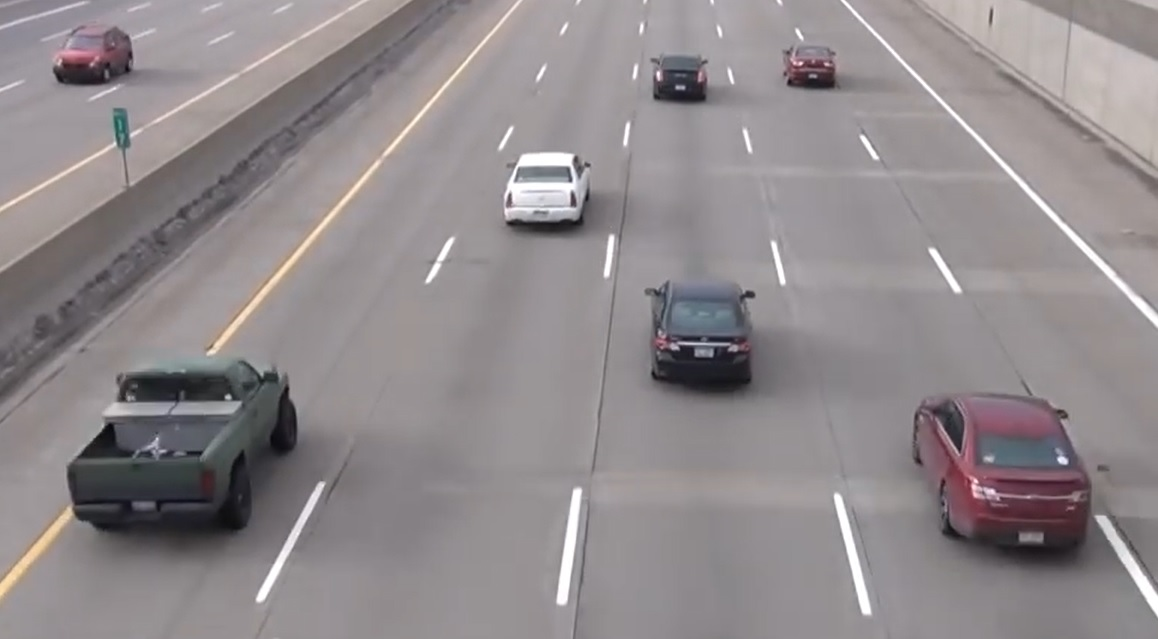
#> input picture Lisans Projeleri/2018-2019/AKILLI SEHIRLER ICIN GORUNTU ISLEME TABANLI ARAC SINIFLANDIRMA VE TAKIP.rar/Modellerin Kurulumu ve Kullanımı/test_images/image1.jpg, 1158 x 639 px, given in place of cars.mp4, which was not available
$ python araba_sayma_field1.py   (older library calls are emulated)
#> lines starting #> are read from the running program, lines starting #| are printed output that depends on the picture; pictures that were not available may be replaced by others from this repository, and a replacement may not be noted
import cv2
import numpy as np
import http.client
import urllib
import time
import os,sys

from PIL import Image
from PIL import ImageDraw
from PIL import ImageFont


offset = 14

merkez_nokta = []
sayi = 0
sayi1 = 0
sayi2 = 0
sayi3 = 0
key = 'OG8IK5UPMG36XOSY'


veri = open("veri.txt", "w")


def veri_gonder(sayi,sayi1,sayi2,sayi3):

    while True:
        params = urllib.parse.urlencode({'field1':sayi1,'field2':sayi2,'field3':sayi3,'field4':sayi,'key':key})
        headers = {"Content-typZZe": "application/x-www-form-urlencoded","Accept": "text/plain"}
        conn = http.client.HTTPConnection("api.thingspeak.com:80")
        veri.write(str(sayi))
        try:
            conn.request("POST", "/update", params, headers)
            response = conn.getresponse()

        except:
            print ("connection failed"),sys.exc_info()


        data = response.read()
        conn.close()
        break


def merkezi_bulmak(c):
    M = cv2.moments(c)
    cx = int(M['m10'] / M['m00'])
    cy = int(M['m01'] / M['m00'])
    return cx, cy
    # cv2.bgsegm.createBackgroundSubtractorMOG()
    # cv2.createBackgroundSubtractorKNN(dist2Threshold =400.0, detectShadows = True)

bs = cv2.bgsegm.createBackgroundSubtractorMOG()

camera = cv2.VideoCapture("cars.mp4")

frames_count, fps, width, height = camera.get(cv2.CAP_PROP_FRAME_COUNT), camera.get(cv2.CAP_PROP_FPS), camera.get(
    cv2.CAP_PROP_FRAME_WIDTH), camera.get(cv2.CAP_PROP_FRAME_HEIGHT)

width = int(width)
height = int(height)
print(frames_count, fps, width, height)

m = 0
frame_counter = 0
mn=0

while (True):

    ret, frame = camera.read()
#> frame is the input picture: shape (639, 1158, 3); mean B, G, R 140.5, 138.2, 144.5
    frame_roi = frame[190:600, 100:1200]
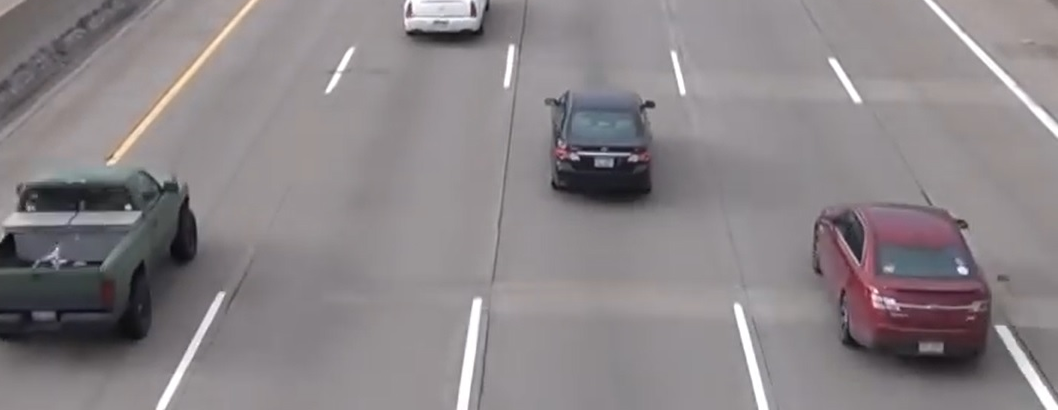
#> frame_roi: shape (410, 1058, 3); mean B, G, R 135, 132.2, 138
    frame_counter += 1
    #cv2.imshow("frame_roi", frame_roi)
    # -----------------------------------------------------------------------------------------------------------------------
    gray = cv2.cvtColor(frame_roi, cv2.COLOR_RGB2GRAY)
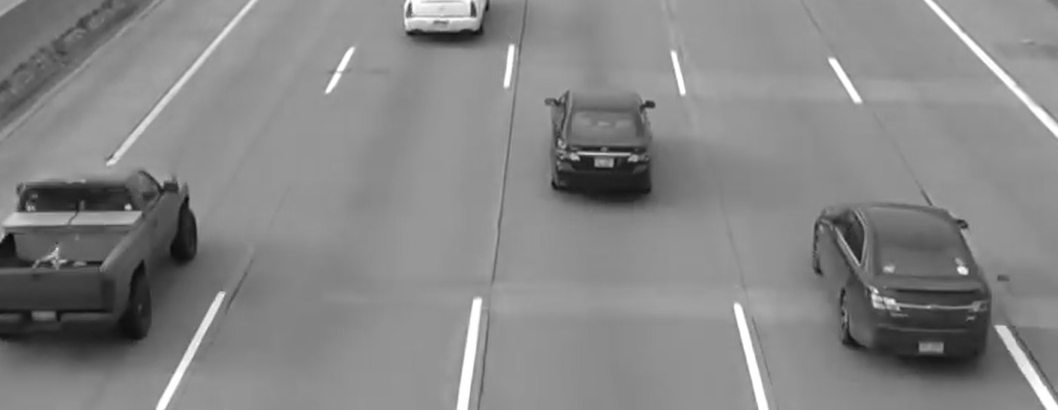
#> gray: shape (410, 1058); min 7, max 255, mean 133.8
    #cv2.imshow("gray", gray)

    blur = cv2.GaussianBlur(gray, (3, 3), 0)
    #cv2.imshow("blur", blur)

    fgmask = bs.apply(blur)
#> fgmask: shape (410, 1058); every value is 0
    #cv2.imshow("fgmask", fgmask)

    th = cv2.threshold(fgmask.copy(), 220, 255, cv2.THRESH_BINARY)[1]
    #cv2.imshow("Thresh", th)

    kernel = cv2.getStructuringElement(cv2.MORPH_ELLIPSE, (5, 5))

    closing = cv2.morphologyEx(th, cv2.MORPH_CLOSE, kernel, iterations=5)
    #cv2.imshow("closing", closing)

    opening = cv2.morphologyEx(closing, cv2.MORPH_OPEN, kernel)
    #cv2.imshow("opening", opening)

    erode = cv2.erode(opening, cv2.getStructuringElement(cv2.MORPH_ELLIPSE, (3, 3)), iterations=1)

    dilated = cv2.dilate(erode, cv2.getStructuringElement(cv2.MORPH_ELLIPSE, (3, 3)), iterations=3)

    x,contours, hier = cv2.findContours(dilated, cv2.RETR_EXTERNAL, cv2.CHAIN_APPROX_SIMPLE)
#> contours = []

    cv2.line(frame_roi, (25, 3), (1200, 3), (0, 0, 255), 3)

    cv2.line(frame_roi, (25, 300), (1200, 300), (0, 0, 255), 3)

    for (i, c) in enumerate(contours):
        (x, y, w, h) = cv2.boundingRect(c)
        min_deger = (w >= 40) and (h >= 40)
        if not min_deger:
            continue

        if (50 <= w <= 80) and (50 <= h <= 80) :
            Arac = "Motosiklet"
            cv2.putText(frame_roi, Arac, (x-5, y-5), cv2.FONT_HERSHEY_SIMPLEX, 1, (0, 255, 0), 2)

        elif (80 < w <= 200) and (80 < h <= 200) :
            Arac = "Araba"
            cv2.putText(frame_roi, Arac, (x-5, y-5), cv2.FONT_HERSHEY_SIMPLEX, 1, (0, 255, 0), 2)

        elif (w > 200) and (h > 200) :
            Arac = "Kamyon"
            cv2.putText(frame_roi, Arac, (x-5, y-5), cv2.FONT_HERSHEY_SIMPLEX, 1, (0, 255, 0), 2)

        cv2.rectangle(frame_roi, (x, y), (x + w, y + h), (255, 255, 0), 2)

        merkez = merkezi_bulmak(c)
        merkez_nokta.append(merkez)

        cv2.circle(frame_roi, (merkez), 4, (0, 0, 255), -1)

        for (x, y) in merkez_nokta:

            if y < (300 + offset) and y > (300 - offset):
                sayi += 1
                cv2.line(frame_roi, (25, 300), (1200, 300), (0, 255, 0), 3)

                merkez_nokta.remove((x, y))
                print("Arac Sayisi: " + str(sayi))
#> this loop made 0 passes
#> after the loop, merkez_nokta = []; sayi = 0

    cv2.putText(frame_roi, "Sayi: " + str(sayi), (450, 70), cv2.FONT_HERSHEY_SIMPLEX, 2, (0, 0, 255), 5)
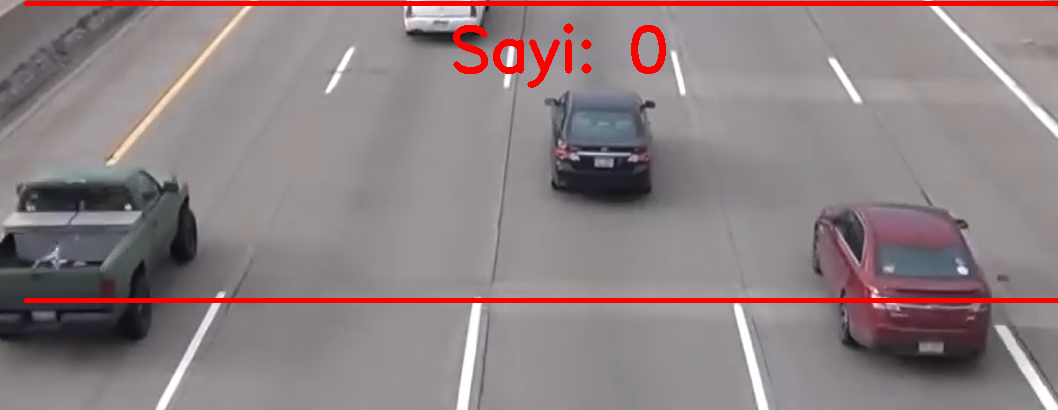
#> frame_roi: shape (410, 1058, 3); mean B, G, R 130.7, 128, 141.5


    cv2.imshow("Orjinal frame", frame)
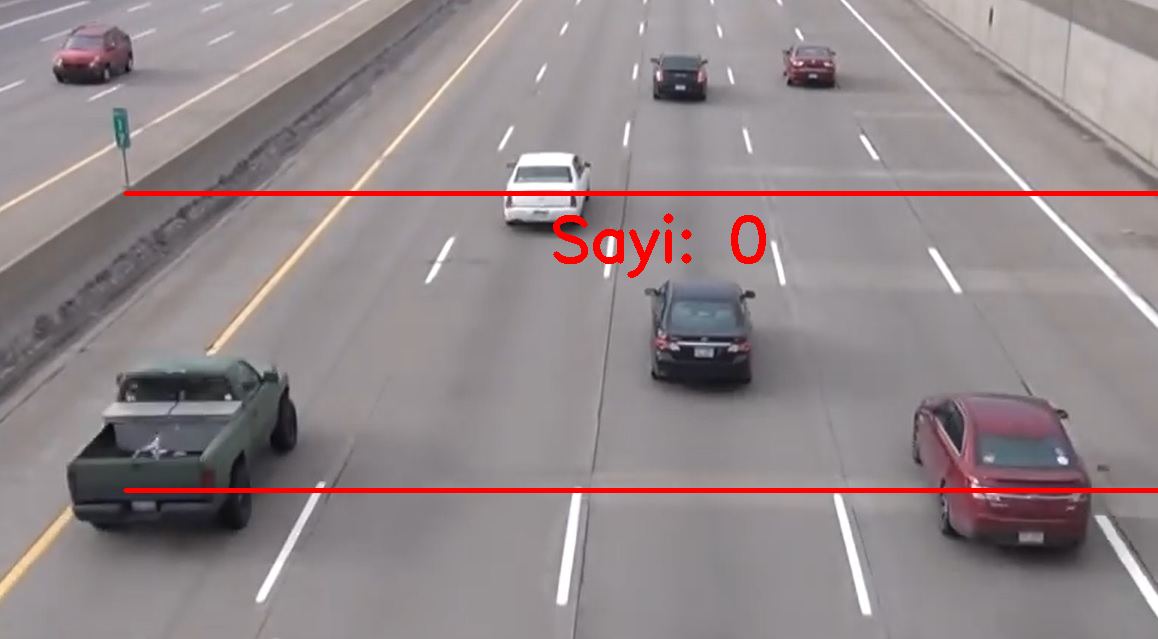
#> window 'Orjinal frame': shape (639, 1158, 3); mean B, G, R 137.9, 135.7, 146.6
    # [5 lines of commented-out code are left out]

    sayi2=sayi+2
#> sayi2 = 2
    sayi3=sayi-5
#> sayi3 = -5
    sayi1=sayi+5
#> sayi1 = 5

    m = m+1
    mn= mn+1
    if mn==350:
        sayi2=sayi-8
        sayi3=sayi-6
        sayi4=sayi+9
        mn=0
    if m == 300:
        veri_gonder(sayi,sayi1,sayi2,sayi3)
        sayi=0
        sayi1=0
        sayi2=0
        sayi3=0

        m=0

    k = cv2.waitKey(30) & 0xFF
#> (key Esc is pressed here)
    if k == 27:
        break

    if frame_counter == camera.get(cv2.CAP_PROP_FRAME_COUNT):
        frame_counter = 0 #Or whatever as long as it is the same as next line
        #camera.set(cv2.cv.CV_CAP_PROP_POS_FRAMES, 0)
        camera = cv2.VideoCapture("cars.mp4")


camera.release()

#camera = cv2.VideoCapture("cars.mp4")
#veri_gonder(sayi)
#time.sleep(3)
cv2.destroyAllWindows()

$ run again, on Lisans Projeleri/2018-2019/AKILLI SEHIRLER ICIN GORUNTU ISLEME TABANLI ARAC SINIFLANDIRMA VE TAKIP.rar/Modellerin Kurulumu ve Kullanımı/test_images/image2.jpg
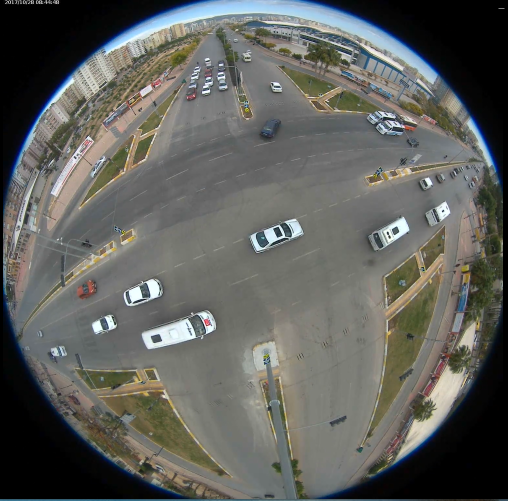
#> input picture Lisans Projeleri/2018-2019/AKILLI SEHIRLER ICIN GORUNTU ISLEME TABANLI ARAC SINIFLANDIRMA VE TAKIP.rar/Modellerin Kurulumu ve Kullanımı/test_images/image2.jpg, 1015 x 1001 px, given in place of cars.mp4, which was not available (shown at 1/2 size)
#> frame is the input picture: shape (1001, 1015, 3); mean B, G, R 92.7, 96.7, 95.8
#> `gray = cv2.cvtColor(frame_roi, cv2.COLOR_RGB2GRAY)`:
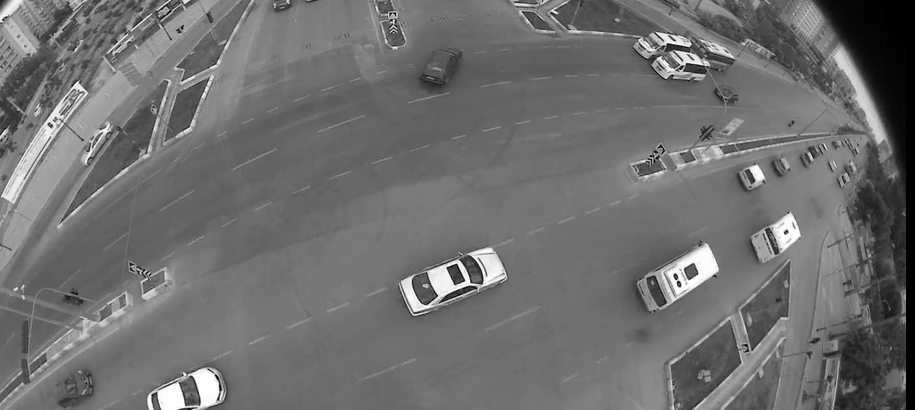
#> gray: shape (410, 915); min 0, max 255, mean 110.9
#> fgmask: shape (410, 915); every value is 0
#> contours = []
#> after the loop `for (i, c) in enumerate(contours):`: sayi = 0
#> `cv2.imshow("Orjinal frame", frame)`:
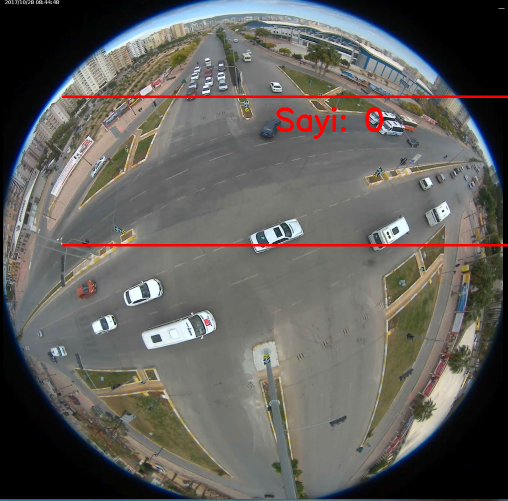
#> window 'Orjinal frame': shape (1001, 1015, 3) (shown at 1/2 size); mean B, G, R 91.4, 95.4, 97.5
#> sayi2 = 2
#> sayi3 = -5
#> sayi1 = 5
